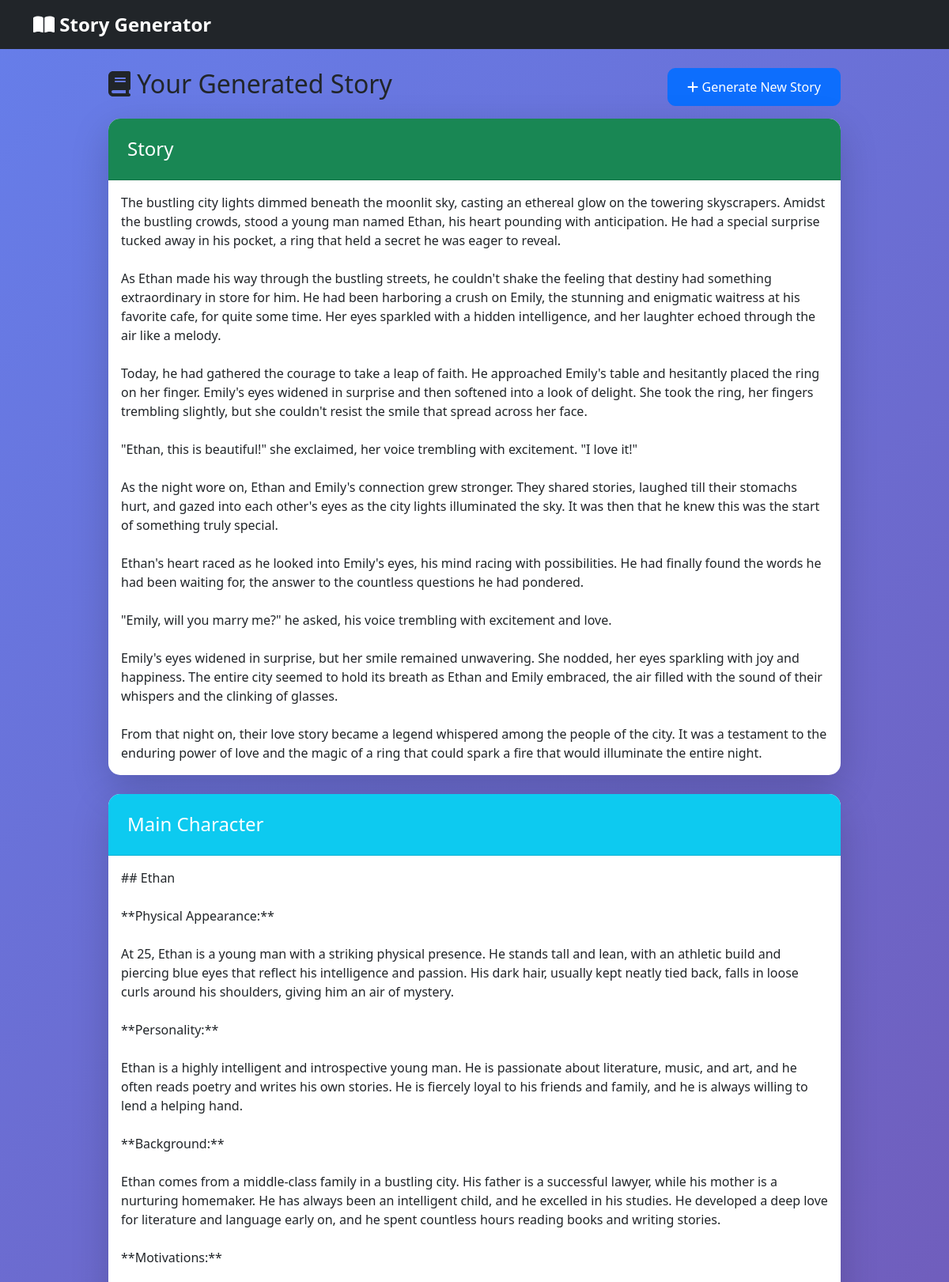
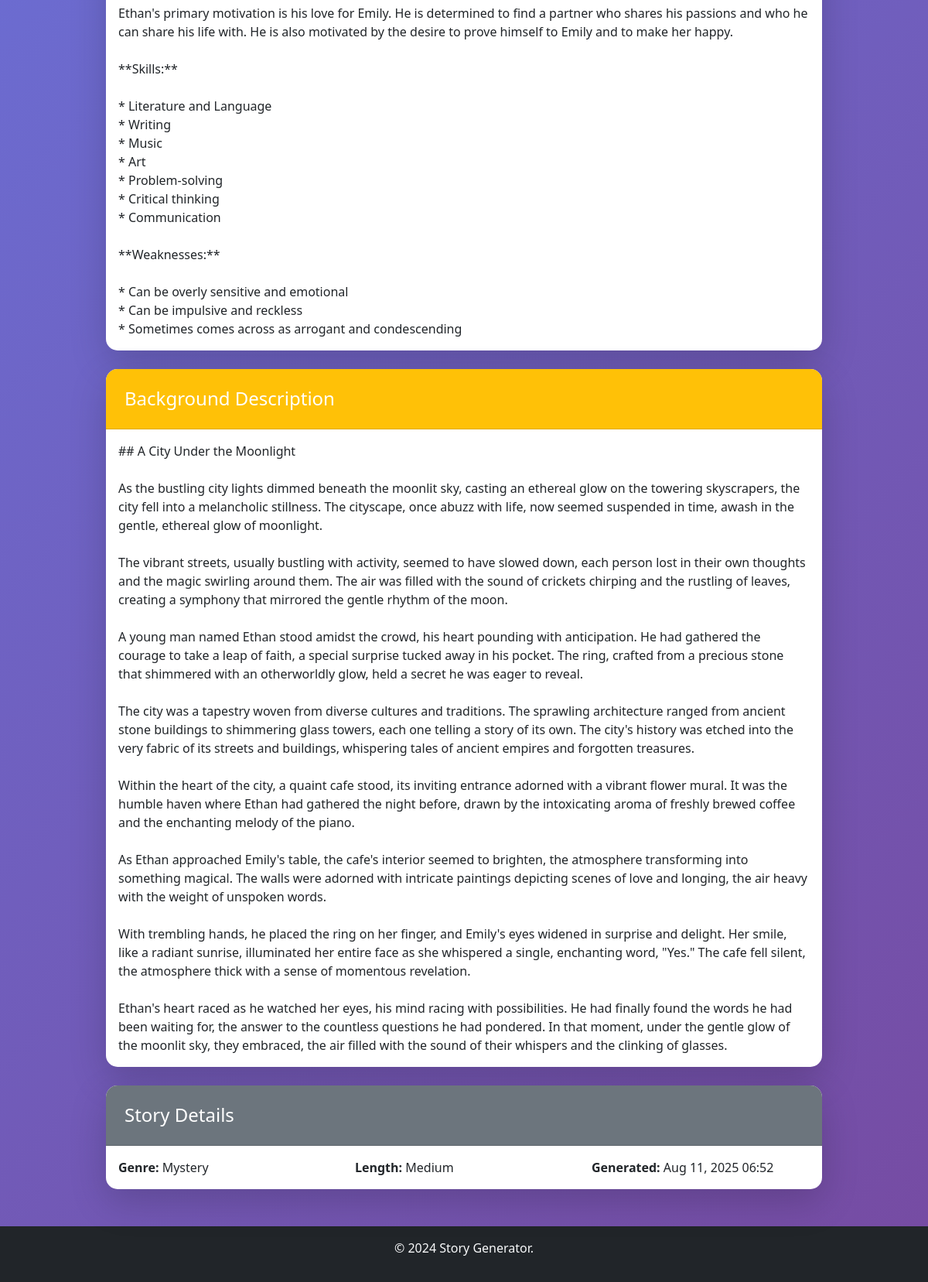
/story/8/, run on the app's committed database (2 pictures, top to bottom).
### story_app/models.py (models this page shows, shortened)
class StoryGeneration(models.Model):
    prompt = models.TextField(max_length=1000)
    generated_story = models.TextField()
    character_description = models.TextField(blank=True, null=True)
    background_description = models.TextField(blank=True, null=True)  # New field for world/setting
    genre = models.CharField(max_length=50, blank=True, null=True)    # Store genre info
    story_length = models.CharField(max_length=20, blank=True, null=True)  # Store length info
    created_at = models.DateTimeField(auto_now_add=True)
    updated_at = models.DateTimeField(auto_now=True)
    class Meta:
        ordering = ['-created_at']
        verbose_name = "Story Generation"
        verbose_name_plural = "Story Generations"
    @property
    def genre_display(self):
        return self.genre.replace('-', ' ').title() if self.genre else 'Unknown'

### story_app/views.py (the view)
# urls.py: path('story/<int:story_id>/', views.story_detail, name='story_detail'),
def story_detail(request, story_id):
    try:
        story_obj = StoryGeneration.objects.get(id=story_id)
        return render(request, 'story_app/story_result.html', {
            'story_obj': story_obj,
            'genre': story_obj.genre_display if story_obj.genre else 'Unknown',
            'length': story_obj.story_length.title() if story_obj.story_length else 'Unknown'
        })
    except StoryGeneration.DoesNotExist:
        messages.error(request, 'Story not found.')
        return redirect('index')

### templates/story_app/story_result.html (shortened to what this page needs)
{% extends 'base.html' %}
{% block content %}
<div class="row">
    <div class="col-lg-10 mx-auto">
        <div class="d-flex justify-content-between align-items-center mb-3">
            <h2><i class="fas fa-book"></i> Your Generated Story</h2>
            <a href="{% url 'index' %}" class="btn btn-primary">
                <i class="fas fa-plus"></i> Generate New Story
            </a>
        </div>
        <div class="card shadow-lg mb-4">
            <div class="card-header bg-success text-white">
                <h4 class="mb-0">Story</h4>
            </div>
            <div class="card-body">
                {{ story_obj.generated_story|linebreaksbr }}
            </div>
        </div>
        {% if story_obj.character_description %}
        <div class="card shadow-lg mb-4">
            <div class="card-header bg-info text-white">
                <h4 class="mb-0">Main Character</h4>
            </div>
            <div class="card-body">
                {{ story_obj.character_description|linebreaksbr }}
            </div>
        </div>
        {% endif %}
        {% if story_obj.background_description %}
        <div class="card shadow-lg mb-4">
            <div class="card-header bg-warning text-white">
                <h4 class="mb-0">Background Description</h4>
            </div>
            <div class="card-body">
                {{ story_obj.background_description|linebreaksbr }}
            </div>
        </div>
        {% endif %}
        <div class="card shadow-lg">
            <div class="card-header bg-secondary text-white">
                <h4 class="mb-0">Story Details</h4>
            </div>
            <div class="card-body">
                <div class="row">
                    {% if genre %}
                    <div class="col-md-4">
                        <strong>Genre:</strong> {{ genre }}
                    </div>
                    {% endif %}
                    {% if length %}
                    <div class="col-md-4">
                        <strong>Length:</strong> {{ length }}
                    </div>
                    {% endif %}
                    <div class="col-md-4">
                        <strong>Generated:</strong> {{ story_obj.created_at|date:"M d, Y H:i" }}
                    </div>
                </div>
            </div>
        </div>
    </div>
</div>
{% endblock %}

### static/css/style.css (style rules this page uses)
body { background: linear-gradient(135deg, #667eea 0%, #764ba2 100%); min-height: 100vh; font-family: 'Segoe UI', Tahoma, Geneva, Verdana, sans-serif; }
.card { border: none; border-radius: 15px; box-shadow: 0 10px 30px rgba(0, 0, 0, 0.1); transition: transform 0.3s ease; }
.card-header { border-radius: 15px 15px 0 0 !important; padding: 1.5rem; }
.btn { border-radius: 10px; padding: 0.7rem 1.5rem; font-weight: 500; transition: all 0.3s ease; }

### data on the page
StoryGeneration: generated_story "The bustling city lights dimmed beneath the moonlit sky, casting an ethereal glow on the towering skyscrapers. Amidst the bustling crowds, stood a young man named Ethan, his heart pounding with anticipation. He had a special surprise tucked away in his pocket, a ring that held a secret he was eager to reveal. As Ethan made his way through the bustling streets, he couldn't shake the feeling that destiny had something extraordinary in store for him. He had been harboring a crush on Emily, the stunning and enigmatic waitress at his favorite cafe, for quite some time. Her eyes sparkled with a hidden intelligence, and her laughter echoed through the air like a melody. Today, he had gathered the…", character_description "## Ethan **Physical Appearance:** At 25, Ethan is a young man with a striking physical presence. He stands tall and lean, with an athletic build and piercing blue eyes that reflect his intelligence and passion. His dark hair, usually kept neatly tied back, falls in loose curls around his shoulders, giving him an air of mystery. **Personality:** Ethan is a highly intelligent and introspective young man. He is passionate about literature, music, and art, and he often reads poetry and writes his own stories. He is fiercely loyal to his friends and family, and he is always willing to lend a helping hand. **Background:** Ethan comes from a middle-class family in a bustling city. His father is a…", background_description "## A City Under the Moonlight As the bustling city lights dimmed beneath the moonlit sky, casting an ethereal glow on the towering skyscrapers, the city fell into a melancholic stillness. The cityscape, once abuzz with life, now seemed suspended in time, awash in the gentle, ethereal glow of moonlight. The vibrant streets, usually bustling with activity, seemed to have slowed down, each person lost in their own thoughts and the magic swirling around them. The air was filled with the sound of crickets chirping and the rustling of leaves, creating a symphony that mirrored the gentle rhythm of the moon. A young man named Ethan stood amidst the crowd, his heart pounding with anticipation. He…", genre "Mystery", story_length "Medium", created_at "Aug 11, 2025 06:52"
